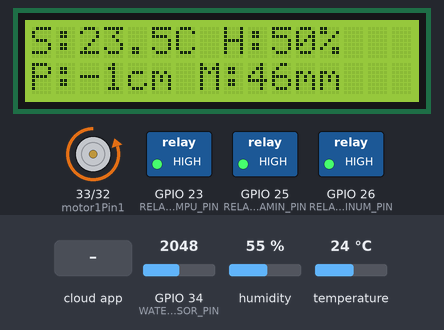
Bench run of a sketch on a simulated ESP32. Parts: 16×2 character LCD, motor-driver pin pairs drawn as motors (green arrow = first pin HIGH = forward, orange = second pin HIGH = backward, longer = more drive, scaled by the enable pin), switched loads named in the sketch (green lamp = pin HIGH). The inputs (shaded band) are chosen by the test bench; at power-on: GPIO 34 (WATER_SENSOR_PIN) = 2048, humidity 55 %, temperature 24 °C. WiFi joins after 1.5 s; servers stay silent unless stated; the local clock reads 2024-03-15 10:24:30 at power-on unless the sketch sets it; the Firebase database answers and starts empty; what the sketch prints to the serial monitor is not drawn.

Above: at 3.7 s.
3.8 s: GPIO 34 (WATER_SENSOR_PIN) set to 393
At 7.4 s:
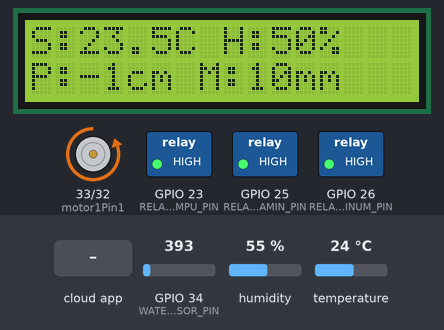
7.7 s: GPIO 34 (WATER_SENSOR_PIN) set to 352
At 8.6 s:
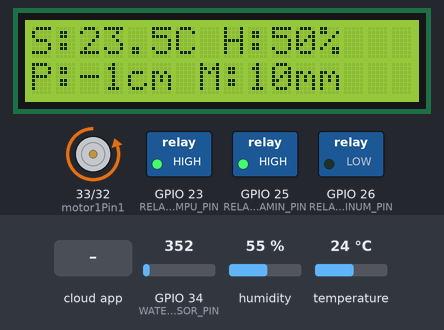
14.4 s: humidity set to 38 %
At 21.4 s:
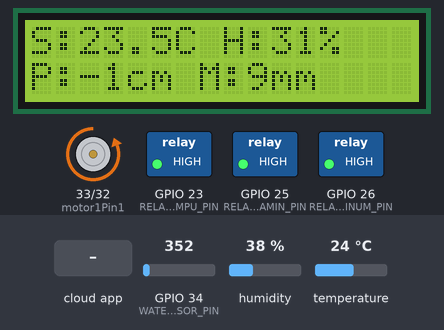
21.5 s: humidity set to 35 %
At 26.9 s:
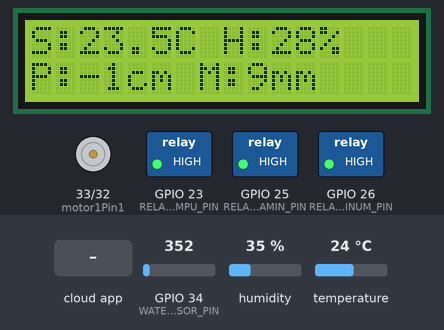
28.6 s: the phone or cloud app sets Lampu to 1
At 31.9 s:
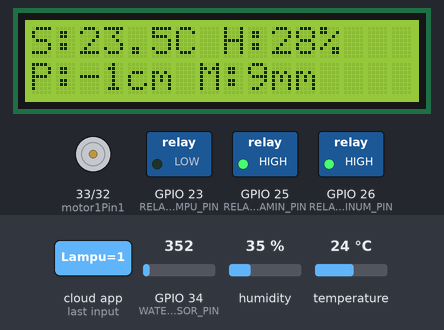
Timing chart, 0 to 33.4 s (numbered marks = the images above; inputs shaded):
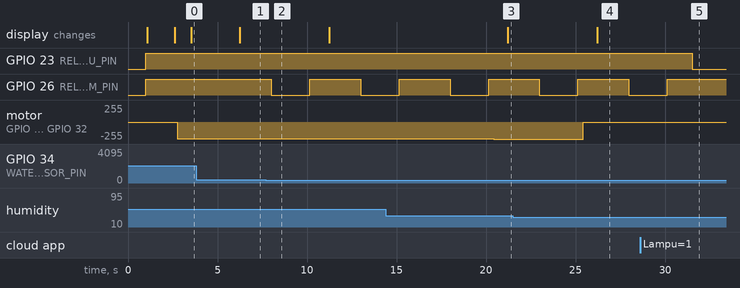

The sketch:

ESP32_FINAL_PT2.ino
```cpp
#include <WiFi.h>
#include <FirebaseESP32.h>
#include "DHT.h"
#include <Wire.h>
#include <LiquidCrystal_I2C.h>
#include <ESP32Servo.h>
#include <time.h> // WAKTU DARI NTP

// === WiFi ===
#define WIFI_SSID "Anrezzz"
#define WIFI_PASSWORD "gelapgulita88"

// === Firebase ===
#define FIREBASE_HOST "https://temhum-64803-default-rtdb.firebaseio.com"
#define FIREBASE_AUTH "AIzaSyBQXk6THQlCZjE7tFPCqYSacd59k93Cl8Y"

// === Sensor ===
#define DHTPIN 16
#define DHTTYPE DHT22
DHT dht(DHTPIN, DHTTYPE);
#define WATER_SENSOR_PIN 34

// === Relay ===
#define RELAY_MINUM_PIN 26
#define RELAY_VITAMIN_PIN 25
#define RELAY_LAMPU_PIN 23

// === Kipas PWM L298N ===
#define enable1Pin 19
#define motor1Pin1 33
#define motor1Pin2 32

const int freq = 30000;
const int pwmChannel = 4;
const int resolution = 8;
int dutyCycle = 0;
String statusKipas = "";
int pwmValue = 0;

// === LCD ===
LiquidCrystal_I2C lcd(0x27, 16, 2);

// === Firebase Object ===
FirebaseData fbdo;
FirebaseAuth auth;
FirebaseConfig config;

// === Status Global ===
String statusLampuFirebase = "OFF";

// Serial2 RX/TX ke Arduino (ubah jika perlu)
#define RXD2 18  // ESP32 RX2 (ke TX Arduino)
#define TXD2 17  // ESP32 TX2 (ke RX Arduino)

// Variabel hasil baca dari Arduino
float jarakPakan = -1.0;
String statusPakan = "OFF"; // untuk status: Penuh/Habis

// === Jadwal Vitamin via NTP ===
int jamVitamin = 12;
int menitVitamin = 00;
bool vitaminSudahDiberiHariIni = false;
int lastCheckedDay = -1;

void setup() {
  Serial.begin(115200);
  Serial2.begin(9600, SERIAL_8N1, RXD2, TXD2); // Untuk komunikasi dengan Arduino

  dht.begin();
  delay(1000);

  pinMode(WATER_SENSOR_PIN, INPUT);

  pinMode(RELAY_MINUM_PIN, OUTPUT);
  pinMode(RELAY_VITAMIN_PIN, OUTPUT);
  pinMode(RELAY_LAMPU_PIN, OUTPUT);
  digitalWrite(RELAY_MINUM_PIN, HIGH);
  digitalWrite(RELAY_VITAMIN_PIN, HIGH);
  digitalWrite(RELAY_LAMPU_PIN, HIGH);

  pinMode(motor1Pin1, OUTPUT);
  pinMode(motor1Pin2, OUTPUT);
  pinMode(enable1Pin, OUTPUT);
  digitalWrite(motor1Pin1, LOW);
  digitalWrite(motor1Pin2, HIGH);
  ledcAttach(enable1Pin, freq, resolution);
  ledcWrite(enable1Pin, 0);

  lcd.init();
  lcd.backlight();
  lcd.setCursor(0, 0);
  lcd.print("Connect WiFi...");

  WiFi.begin(WIFI_SSID, WIFI_PASSWORD);
  while (WiFi.status() != WL_CONNECTED) {
    delay(500);
    Serial.print(".");
  }

  Serial.println("\n✅ WiFi Terhubung");
  lcd.clear();
  lcd.setCursor(0, 0);
  lcd.print("WiFi Connected!");

  config.api_key = FIREBASE_AUTH;
  config.database_url = FIREBASE_HOST;

  if (Firebase.signUp(&config, &auth, "", "")) {
    Serial.println("✅ Firebase SignUp berhasil");
  } else {
    Serial.printf("❌ SignUp gagal: %s\n", config.signer.signupError.message.c_str());
  }

  Firebase.begin(&config, &auth);
  Firebase.reconnectWiFi(true);

  // ----------- NTP Setup -----------
  // Set zona waktu ke WIB (GMT+7)
  configTime(7 * 3600, 0, "pool.ntp.org", "time.nist.gov");
  Serial.print("⏳ Sinkronisasi waktu");
  while (time(nullptr) < 100000) {
    Serial.print(".");
    delay(500);
  }
  Serial.println("\n✅ Waktu tersinkron");
}

int readWaterLevel() {
  int adcValue = analogRead(WATER_SENSOR_PIN);
  int tinggiAirMM = map(adcValue, 0, 4095, 0, 100);  // 40 mm tinggi maksimal
  return tinggiAirMM;
}

void aktifkanRelay(int pin, const char* nama, const char* statusPath) {
  Serial.print("⚙️ Relay ON: "); Serial.println(nama);
  digitalWrite(pin, LOW);
  if (Firebase.ready()) {
    Firebase.setString(fbdo, statusPath, "ON");
  }
  delay(2000);
  digitalWrite(pin, HIGH);
  Serial.print("⚙️ Relay OFF: "); Serial.println(nama);
  if (Firebase.ready()) {
    Firebase.setString(fbdo, statusPath, "OFF");
  }
}

void kontrolLampu(float suhu) {
  if (suhu > 28.20) {
    digitalWrite(RELAY_LAMPU_PIN, LOW);
    if (Firebase.ready()) Firebase.setString(fbdo, "/Status/Status_Lampu", "OFF");
  } else {
    digitalWrite(RELAY_LAMPU_PIN, HIGH);
    if (Firebase.ready()) Firebase.setString(fbdo, "/Status/Status_Lampu", "ON");
  }
  Serial.print("💡 Lampu: ");
  if (suhu > 28.20) Serial.println("OFF");
  else Serial.println("ON");
}
float fuzzyPWM(float H) {
  float mu_kering = 0, mu_normal = 0, mu_basah = 0;

  // Membership function triangular
  if (H > 30 && H < 50) mu_kering = (H - 30) / 20.0;
  if (H >= 50 && H <= 60) mu_normal = (H - 50) / 10.0;
  else if (H > 60 && H <= 70) mu_normal = (70 - H) / 10.0;
  if (H > 70 && H < 90) mu_basah = (H - 70) / 20.0;

  // Nilai PWM Fuzzy Sugeno (orde-1)
  // Rule 1: Kering (max)
  float pwm1 = 255;
  // Rule 2: Normal (linear turun 255 -> 150)
  float pwm2 = 255 - ((H - 50) / 20.0) * (255 - 150);
  // Rule 3: Basah (min)
  float pwm3 = 150;

  float numerator = mu_kering * pwm1 + mu_normal * pwm2 + mu_basah * pwm3;
  float denominator = mu_kering + mu_normal + mu_basah;

  if (H < 30 || H > 90) return 0;        // di luar range mati
  if (denominator == 0) return 0;        // hindari div 0

  return numerator / denominator;
}
void kontrolKipas(float kelembapan) {
  pwmValue = fuzzyPWM(kelembapan);
  if (pwmValue == 0) statusKipas = "OFF";
else if (pwmValue <= 170) statusKipas = "LOW";     // 150-170
else if (pwmValue <= 200) statusKipas = "MID";     // 171-200
else statusKipas = "HIGH";                         // 201-255

  if (pwmValue > 0) {
    digitalWrite(motor1Pin1, LOW);
    digitalWrite(motor1Pin2, HIGH);
    ledcWrite(enable1Pin, pwmValue);
  } else {
    digitalWrite(motor1Pin1, LOW);
    digitalWrite(motor1Pin2, LOW);
    ledcWrite(enable1Pin, 0);
  }

  if (Firebase.ready()) {
    Firebase.setString(fbdo, "/Status/Status_Kipas", statusKipas);
  }

  Serial.print("🌀 Kipas: "); Serial.print(statusKipas);
  Serial.print(" (Humidity: "); Serial.print(kelembapan);
  Serial.print("%, PWM: "); Serial.print(pwmValue); Serial.println(")");
}
// ========== END KIPAS ===============

// Fungsi parsing data dari Arduino
void bacaDataDariArduino() {
  while (Serial2.available()) {
    String data = Serial2.readStringUntil('\n');
    Serial.print("[Dari Arduino] "); Serial.println(data);

    // Format data dari Arduino: "Jarak: <angka> | Status: <Penuh/Habis/Error>"
    int idxJarak = data.indexOf("Jarak:");
    int idxStatus = data.indexOf("| Status:");

    if (idxJarak != -1 && idxStatus != -1) {
      String sJarak = data.substring(idxJarak + 6, idxStatus);
      sJarak.trim();
      jarakPakan = sJarak.toFloat();

      String statusStr = data.substring(idxStatus + 9); // setelah "| Status: "
      statusStr.trim();
      statusPakan = statusStr;
    }
  }
}

// BACA SENSOR KE ESP 32
void loop() {
  // Baca data dari Arduino jika ada
  bacaDataDariArduino();

//KALIBRASI SENSOR
  float suhu = 0.9723 * dht.readTemperature() + 0.1231;
  float kelembapan = 1.1038 * dht.readHumidity() - 10.569;
  int tinggiAirMM = 0.893 * readWaterLevel() + 2.21;
  float volumeMinum = tinggiAirMM;
// volumeMinum sekarang menyimpan ketinggian air (mm)

  if (volumeMinum < 10) {
    aktifkanRelay(RELAY_MINUM_PIN, "Pompa Minum", "/Status/Status_Pompa_Minum");
  }

  kontrolLampu(suhu);
  kontrolKipas(kelembapan);

  Serial.println("\n📡 Mengirim data ke Firebase:");
  Serial.print("🌡 Suhu: "); Serial.print(suhu); Serial.println(" °C");
  Serial.print("💧 Kelembapan: "); Serial.print(kelembapan); Serial.println(" %");
  Serial.print("📦 Status Pakan: "); Serial.println(statusPakan);
  Serial.print("🚰 Sisa Minum (mm): "); Serial.println(tinggiAirMM);

  if (Firebase.ready()) {
  // Pembulatan ke 1 angka di belakang koma
  float suhuFixed = round(suhu * 10) / 10.0;
  float kelembapanFixed = round(kelembapan * 10) / 10.0;
  float volumeMinumFixed = round(volumeMinum * 10) / 10.0;
  float pakanUntukFirebase = jarakPakan;

  Firebase.setFloat(fbdo, "/Sensor/Suhu", suhuFixed);
  Firebase.setFloat(fbdo, "/Sensor/Kelembapan", kelembapanFixed);
  Firebase.setFloat(fbdo, "/Sensor/Sisa_Pakan", pakanUntukFirebase);
  Firebase.setFloat(fbdo, "/Sensor/Sisa_Minuman", volumeMinumFixed);
  }

// TAMPILAN KE LCD
  lcd.clear();
  lcd.setCursor(0, 0);
  lcd.print("S:");
  lcd.print(suhu, 1);
  lcd.print("C H:");
  lcd.print(kelembapan, 0);
  lcd.print("%");

  lcd.setCursor(0, 1);
  lcd.print("P:");
  lcd.print(jarakPakan, 0);
  lcd.print("cm ");

  lcd.print("M:");
  lcd.print(volumeMinum, 0);
  lcd.print("mm ");

  // === KONTROL MANUAL DARI FIREBASE ===
  if (Firebase.ready()) {
    if (Firebase.getString(fbdo, "/KONTROL/Kipas")) {
      if (fbdo.stringData() == "1") {
        Serial.println("🌀 Manual: Kipas FULL");
        digitalWrite(motor1Pin1, LOW);
        digitalWrite(motor1Pin2, HIGH);
        ledcWrite(enable1Pin, 255);
        delay(15000);
        ledcWrite(enable1Pin, 0);
        Firebase.setString(fbdo, "/KONTROL/Kipas", "0");
      }
    }

    if (Firebase.getString(fbdo, "/KONTROL/Lampu")) {
      if (fbdo.stringData() == "1") {
        Serial.println("💡 Manual: Lampu ON");
        digitalWrite(RELAY_LAMPU_PIN, LOW);
        delay(15000);
        digitalWrite(RELAY_LAMPU_PIN, HIGH);
        Firebase.setString(fbdo, "/KONTROL/Lampu", "0");
      }
    }

    if (Firebase.getString(fbdo, "/KONTROL/Pompa_Minum")) {
      if (fbdo.stringData() == "1") {
        aktifkanRelay(RELAY_MINUM_PIN, "Pompa Minum", "/Status/Status_Pompa_Minum");
        Firebase.setString(fbdo, "/KONTROL/Pompa_Minum", "0");
      }
    }

    if (Firebase.getString(fbdo, "/KONTROL/Vitamin")) {
      if (fbdo.stringData() == "1") {
        aktifkanRelay(RELAY_VITAMIN_PIN, "Pompa Vitamin", "/Status/Status_Vitamin");
        Firebase.setString(fbdo, "/KONTROL/Vitamin", "0");
      }
    }
        if (Firebase.getString(fbdo, "/KONTROL/Servo")) {
      String nilai = fbdo.stringData();
      if (nilai == "1" || nilai == "0") {
        Serial.print("📨 Kirim perintah ke Arduino (Servo): ");
        Serial.println(nilai);
        Serial2.println(nilai);  // Kirim hanya "1" atau "0"
        Firebase.setString(fbdo, "/KONTROL/Servo", "0");
      }
    }
  }

  // ===== JADWAL VITAMIN OTOMATIS JAM 12:00 (NTP) ======
  time_t now = time(nullptr);
  struct tm *timeinfo = localtime(&now);
  int jam = timeinfo->tm_hour;
  int menit = timeinfo->tm_min;
  int hariIni = timeinfo->tm_mday;

  Serial.print("🕒 Waktu sekarang: ");
  Serial.print(timeinfo->tm_hour); Serial.print(":");
  Serial.print(timeinfo->tm_min); Serial.print(" ");

  if (hariIni != lastCheckedDay) {
    vitaminSudahDiberiHariIni = false;
    lastCheckedDay = hariIni;
  }

 if (jam == jamVitamin && !vitaminSudahDiberiHariIni){
    Serial.println("🧪 Jadwal Vitamin Otomatis (12:00)");
    aktifkanRelay(RELAY_VITAMIN_PIN, "Pompa Vitamin", "/Status/Status_Vitamin");
    vitaminSudahDiberiHariIni = true;
  }
  // =====================================================

  delay(1000);
 }
```

Measured:
- the behaviour switches between 369 and 368 on GPIO 34 (WATER_SENSOR_PIN) (found by bisection; images 1 and 2)
- the behaviour switches between 37 and 36 % on humidity (found by bisection; images 3 and 4)
- after the input at 3.8 s, the display: changes after 2.4 s (image 1)
- after the input at 7.7 s, GPIO 26 (RELAY_MINUM_PIN): HIGH → LOW after 0.30 s, → HIGH 2.2 s later, → LOW 2.8 s later
- after the input at 14.4 s, motor on GPIO 33 (motor1Pin1) / GPIO 32 (motor1Pin2): backward 253/255 → backward 255/255 after 6.0 s; the display: changes after 6.8 s (image 3)
- after the input at 21.5 s, motor on GPIO 33 (motor1Pin1) / GPIO 32 (motor1Pin2): backward 255/255 → stopped after 3.9 s; the display: changes after 4.7 s (image 4)
- after the input at 28.6 s, GPIO 23 (RELAY_LAMPU_PIN): HIGH → LOW after 2.9 s; GPIO 26 (RELAY_MINUM_PIN): goes on until 30.1 s, then stays HIGH
